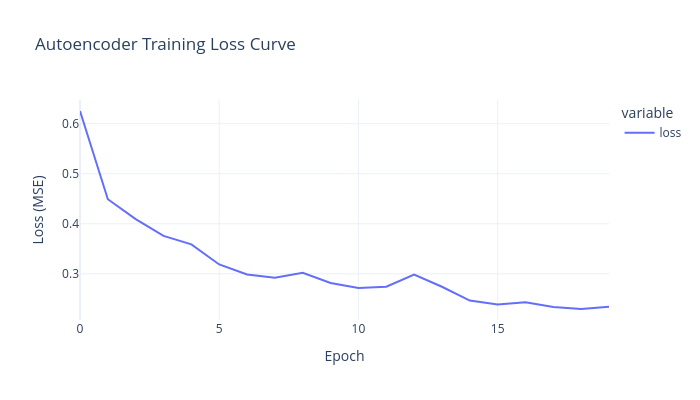

Source (notebook cell):
### Markdown cell above
## Training History & Loss Curves

Plot the training loss curve to verify convergence and ensure training stability.

### Code cell
loss_df = pd.DataFrame(history.history)
fig_loss = px.line(
    loss_df,
    y=['loss'],
    title='Autoencoder Training Loss Curve',
    labels={'index': 'Epoch', 'value': 'Loss (MSE)'}
)
fig_loss.update_layout(width=700, height=400)
fig_loss.show()

### Figure 1 — Plotly figure (JSON) as saved in the notebook; plotly's stock layout.template omitted (floating-point values rounded to 4 significant figures)
{"data": [{"hovertemplate": "variable=loss<br>Epoch=%{x}<br>Loss (MSE)=%{y}<extra></extra>", "legendgroup": "loss", "line": {"color": "#636efa", "dash": "solid"}, "marker": {"symbol": "circle"}, "mode": "lines", "name": "loss", "orientation": "v", "showlegend": true, "type": "scatter", "x": [0, 1, 2, 3, 4, 5, 6, 7, 8, 9, 10, 11, 12, 13, 14, 15, 16, 17, 18, 19], "xaxis": "x", "y": [0.6254, 0.449, 0.4093, 0.3757, 0.3588, 0.3186, 0.2987, 0.2924, 0.302, 0.2817, 0.2716, 0.2742, 0.2983, 0.2741, 0.2466, 0.2385, 0.2433, 0.2338, 0.2297, 0.2342], "yaxis": "y"}], "layout": {"height": 400, "legend": {"title": {"text": "variable"}, "tracegroupgap": 0}, "title": {"text": "Autoencoder Training Loss Curve"}, "width": 700, "xaxis": {"anchor": "y", "domain": [0, 1], "title": {"text": "Epoch"}}, "yaxis": {"anchor": "x", "domain": [0, 1], "title": {"text": "Loss (MSE)"}}}}
